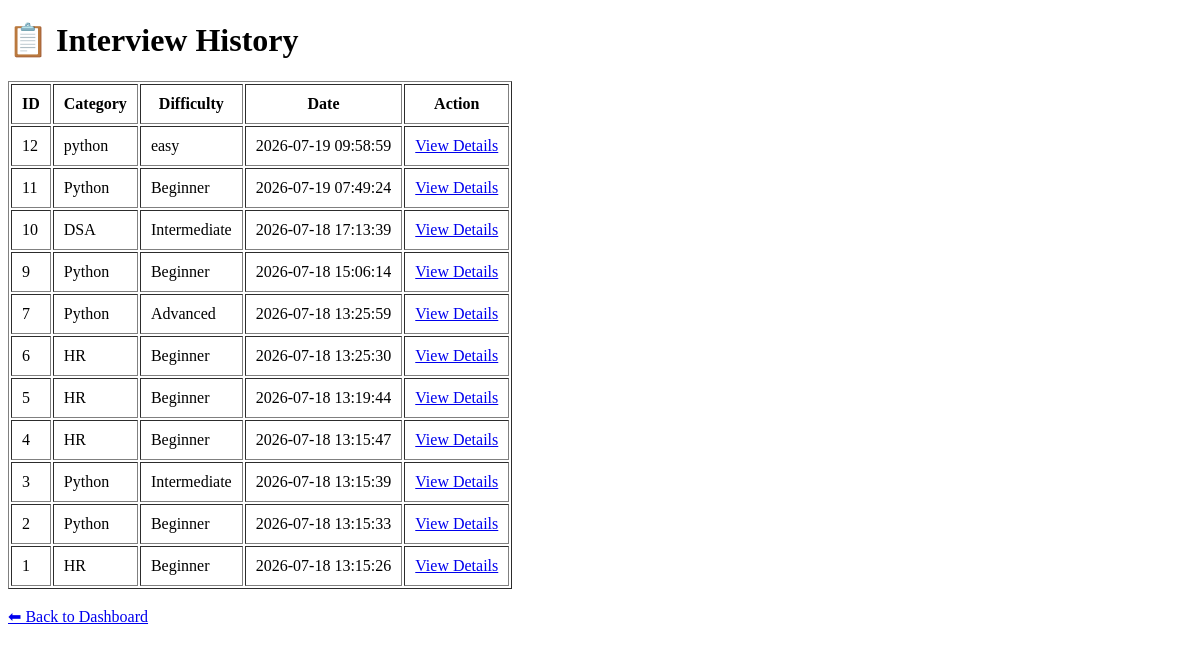
/history (signed in), run on an earlier commit of the app's database.
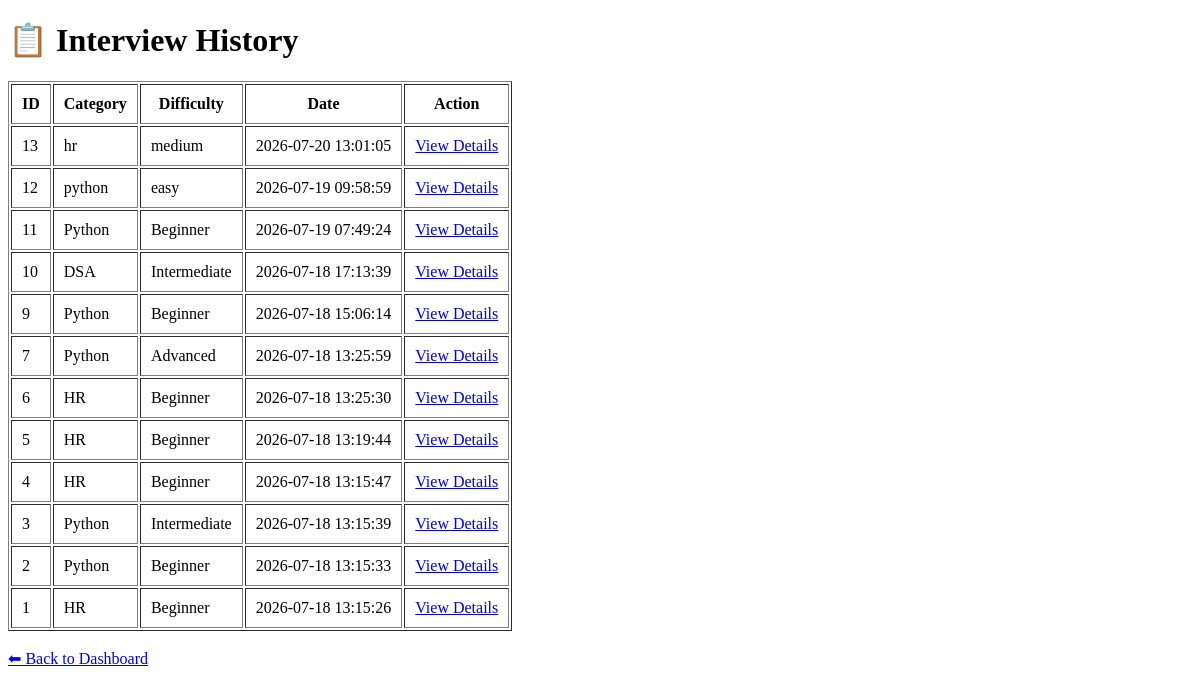
And on a later commit of the database.
### tables this page shows
CREATE TABLE interviews (

    id INTEGER PRIMARY KEY AUTOINCREMENT,

    username TEXT NOT NULL,

    category TEXT NOT NULL,

    difficulty TEXT NOT NULL,

    questions TEXT NOT NULL,

    answers TEXT NOT NULL,

    score INTEGER,

    date TEXT NOT NULL

);

### routes/history.py (the view)
@history_bp.route("/history")
def history():
    if "username" not in session:
        flash("Please login first!", "warning")
        return redirect(url_for("auth.login"))
    connection = get_db_connection()
    cursor = connection.cursor()
    cursor.execute("""
        SELECT id, category, difficulty, date
        FROM interviews
        WHERE username = ?
        ORDER BY id DESC
    """, (session["username"],))
    interviews = cursor.fetchall()
    connection.close()
    return render_template(
        "history.html",
        interviews=interviews
    )

### database/db.py (called while the page is built)
def get_db_connection():
    connection = sqlite3.connect(
        current_app.config["DATABASE"]
    )
    connection.row_factory = sqlite3.Row
    return connection

### templates/history.html (shortened to what this page needs)
<!DOCTYPE html>
<html>
<head>
</head>
<body>
<h1>📋 Interview History</h1>
{% if interviews %}
<table border="1" cellpadding="10">
<tr>
    <th>ID</th>
    <th>Category</th>
    <th>Difficulty</th>
    <th>Date</th>
    <th>Action</th>
</tr>
{% for interview in interviews %}
<tr>
<td>{{ interview[0] }}</td>
<td>{{ interview[1] }}</td>
<td>{{ interview[2] }}</td>
<td>{{ interview[3] }}</td>
<td>
    <a href="/history/{{ interview[0] }}">
        View Details
    </a>
</td>
</tr>
{% endfor %}
</table>
{% else %}
<p>No interviews found.</p>
{% endif %}
<br>
<a href="/dashboard">⬅ Back to Dashboard</a>
</body>
</html>

What changed in the data, as far as the page shows it:
added interviews: id "13", category "hr", difficulty "medium", date "2026-07-20 13:01:05"
